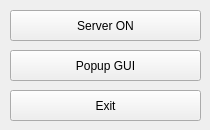
<?xml version="1.0" encoding="UTF-8"?>
<ui version="4.0">
 <class>traymenu</class>
 <widget class="QWidget" name="traymenu">
  <property name="geometry">
   <rect>
    <x>0</x>
    <y>0</y>
    <width>210</width>
    <height>130</height>
   </rect>
  </property>
  <property name="windowTitle">
   <string>Dialog</string>
  </property>
  <widget class="QPushButton" name="onoff">
   <property name="geometry">
    <rect>
     <x>10</x>
     <y>10</y>
     <width>191</width>
     <height>31</height>
    </rect>
   </property>
   <property name="text">
    <string>Server ON</string>
   </property>
  </widget>
  <widget class="QPushButton" name="gui">
   <property name="geometry">
    <rect>
     <x>10</x>
     <y>50</y>
     <width>191</width>
     <height>31</height>
    </rect>
   </property>
   <property name="text">
    <string>Popup GUI</string>
   </property>
  </widget>
  <widget class="QPushButton" name="exit">
   <property name="geometry">
    <rect>
     <x>10</x>
     <y>90</y>
     <width>191</width>
     <height>31</height>
    </rect>
   </property>
   <property name="text">
    <string>Exit</string>
   </property>
  </widget>
 </widget>
 <resources/>
 <connections/>
</ui>
